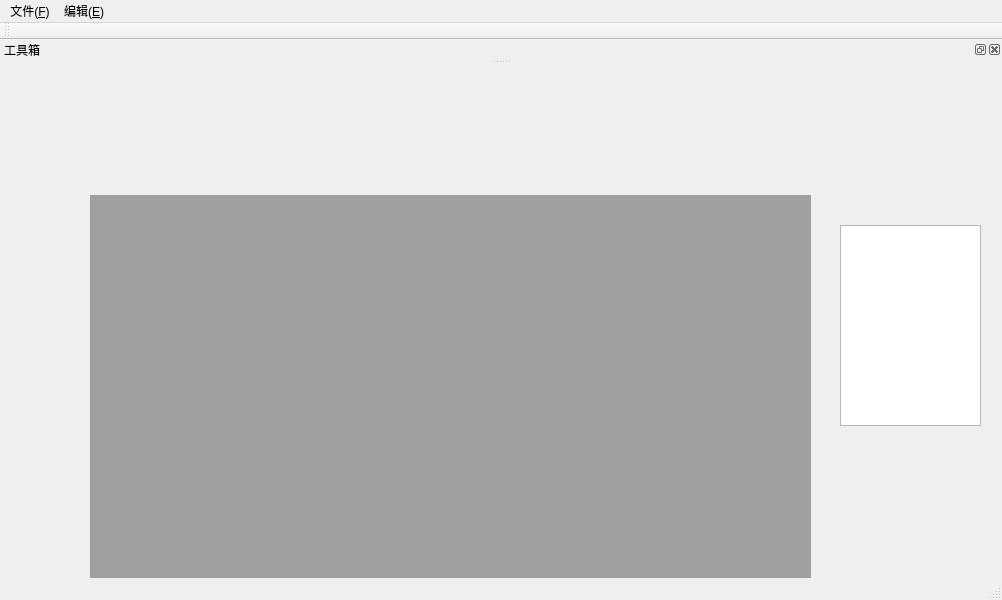
<?xml version="1.0" encoding="UTF-8"?>
<ui version="4.0">
 <class>MainWindow</class>
 <widget class="QMainWindow" name="MainWindow">
  <property name="geometry">
   <rect>
    <x>0</x>
    <y>0</y>
    <width>1002</width>
    <height>600</height>
   </rect>
  </property>
  <property name="windowTitle">
   <string>MainWindow</string>
  </property>
  <widget class="QWidget" name="centralwidget">
   <widget class="QMdiArea" name="mdiArea">
    <property name="geometry">
     <rect>
      <x>90</x>
      <y>130</y>
      <width>721</width>
      <height>601</height>
     </rect>
    </property>
   </widget>
   <widget class="QWidget" name="verticalLayoutWidget">
    <property name="geometry">
     <rect>
      <x>840</x>
      <y>160</y>
      <width>141</width>
      <height>201</height>
     </rect>
    </property>
    <layout class="QVBoxLayout" name="verticalLayout">
     <item>
      <widget class="QTextEdit" name="textEdit"/>
     </item>
    </layout>
   </widget>
  </widget>
  <widget class="QMenuBar" name="menubar">
   <property name="geometry">
    <rect>
     <x>0</x>
     <y>0</y>
     <width>1002</width>
     <height>25</height>
    </rect>
   </property>
   <widget class="QMenu" name="menu_F">
    <property name="title">
     <string>文件(&amp;F)</string>
    </property>
    <addaction name="actionNew_File_N"/>
    <addaction name="actionshowDock_M"/>
   </widget>
   <widget class="QMenu" name="menu">
    <property name="title">
     <string>编辑(&amp;E)</string>
    </property>
    <addaction name="actionopen_File_O"/>
    <addaction name="separator"/>
   </widget>
   <addaction name="menu_F"/>
   <addaction name="menu"/>
  </widget>
  <widget class="QStatusBar" name="statusbar"/>
  <widget class="QDockWidget" name="dockWidget">
   <property name="windowTitle">
    <string>工具箱</string>
   </property>
   <attribute name="dockWidgetArea">
    <number>4</number>
   </attribute>
   <widget class="QWidget" name="dockWidgetContents"/>
  </widget>
  <widget class="QToolBar" name="toolBar">
   <property name="windowTitle">
    <string>toolBar</string>
   </property>
   <attribute name="toolBarArea">
    <enum>TopToolBarArea</enum>
   </attribute>
   <attribute name="toolBarBreak">
    <bool>false</bool>
   </attribute>
  </widget>
  <action name="actionNew_File_N">
   <property name="icon">
    <iconset resource="res.qrc">
     <normaloff>:/res/favicon.ico</normaloff>:/res/favicon.ico</iconset>
   </property>
   <property name="text">
    <string>New File(&amp;N)</string>
   </property>
  </action>
  <action name="actionshowDock_M">
   <property name="icon">
    <iconset theme="QIcon::ThemeIcon::AddressBookNew"/>
   </property>
   <property name="text">
    <string>showDock(&amp;M)</string>
   </property>
  </action>
  <action name="actionopen_File_O">
   <property name="icon">
    <iconset resource="res.qrc">
     <normaloff>:/res/favicon.ico</normaloff>:/res/favicon.ico</iconset>
   </property>
   <property name="text">
    <string>open File(&amp;O)</string>
   </property>
  </action>
 </widget>
 <resources>
  <include location="res.qrc"/>
 </resources>
 <connections/>
</ui>
